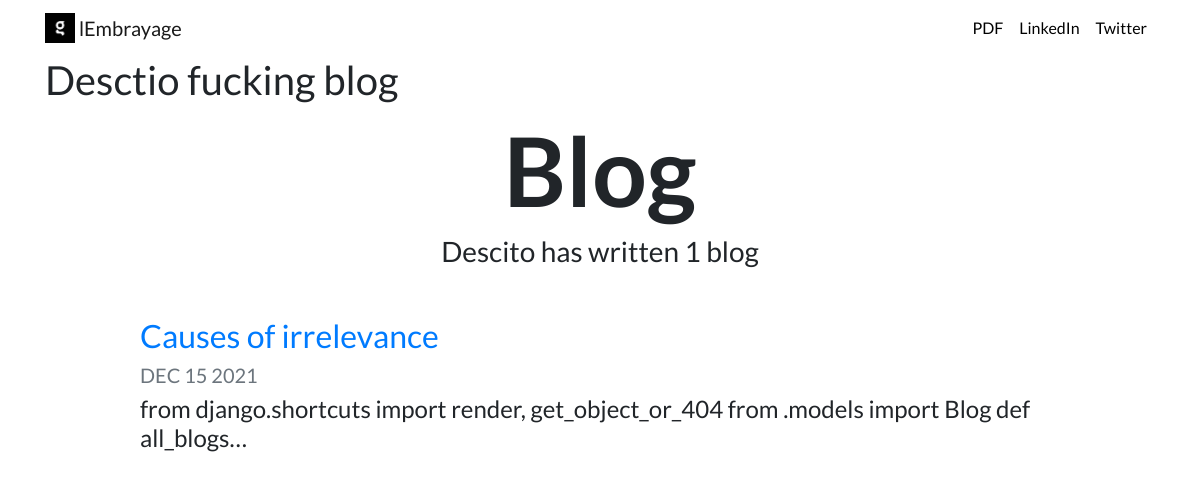
Screenshot of /blog/ with the database file from the repository.
### blog/models.py (models this page shows)
class Blog(models.Model):
 	title = models.CharField(max_length=200)
 	description = models.TextField()
 	date = models.DateField()

### blog/views.py (the view)
# urls.py: path('',views.all_blogs, name='all_blogs'),
def all_blogs(request):
	blogs = Blog.objects.order_by('-date')[:2]
	return render(request, 'blog/all_blogs.html',{'blogs':blogs})

### blog/templates/blog/all_blogs.html
{% extends "yage/base.html" %}
{% load static %}
{% block content %}
<h1>Desctio fucking blog</h1>
<h1 id="blogtitle" class="font-weight-bold text-center">Blog</h1>
<h3 class="text-center mb-5">Descito has written {{ blogs.count }} blog{{ blogs.count|pluralize }}</h3>
{% for blog in blogs %}
<div class="row justify-content-center my-3">
  <div class="col-md-10">
    <a href="{% url 'blog:detail' blog.id %}">
      <h2>{{ blog.title }}</h2>
    </a>
    <h5 class="text-muted">{{ blog.date|date:'M d Y'|upper }}</h5>
    <h4>{{ blog.description|striptags|truncatechars:100 }}</h4>
  </div>
</div>
{% endfor %}
{% endblock %}

### yage/static/yage/custom.css (style rules this page uses)
body { font-family: 'Lato', sans-serif; }
#blogtitle { font-size: 6rem; }

### rows the page displays
Blog: title "Causes of irrelevance", date "DEC 15 2021", description "from django.shortcuts import render, get_object_or_404 from .models import Blog def all_blogs…"

### other values shown
{{ blogs.count }} "1"
